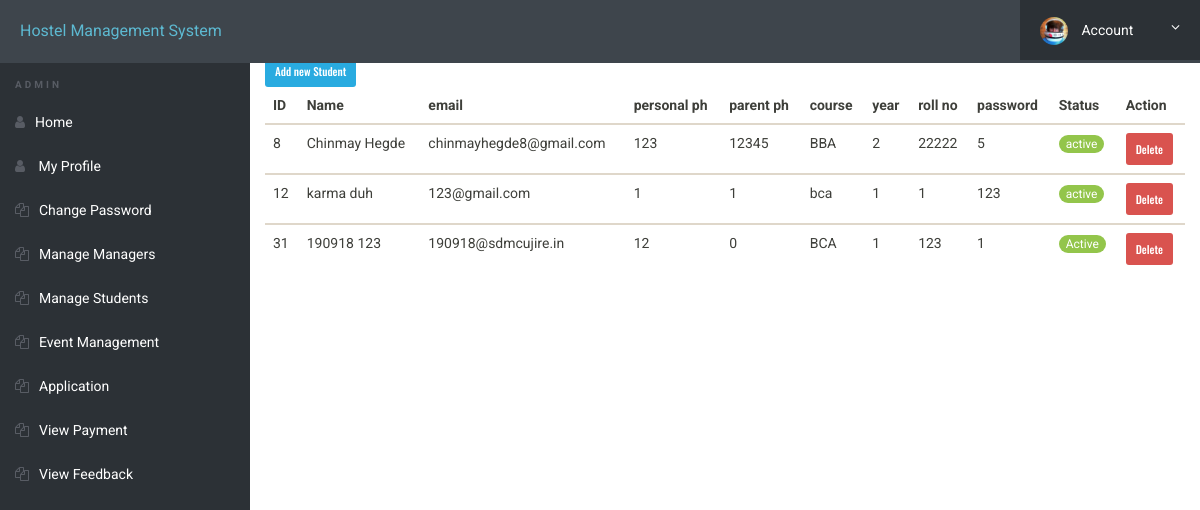
The app's page /admin/active_Students.inc.php (signed in) with its own data.
### tables this page shows
CREATE TABLE `userdetails` (
  `id` int(11) NOT NULL,
  `fname` varchar(100) NOT NULL,
  `lname` varchar(100) NOT NULL,
  `email` varchar(300) NOT NULL,
  `personalPh` int(11) NOT NULL,
  `parentPh` int(11) NOT NULL,
  `course` varchar(50) NOT NULL,
  `year` int(11) NOT NULL,
  `rollno` int(11) NOT NULL,
  `pswd` varchar(300) NOT NULL,
  `role` varchar(50) NOT NULL,
  `remarks` varchar(500) NOT NULL,
  `status` varchar(300) NOT NULL
);

### admin/active_Students.inc.php (the view, shortened to what this page needs)
<?php
include('../includes/db_connection.php');
?>
<!doctype html>
<html lang="en" class="no-js">
    <head>
        <link rel="stylesheet" href="css/font-awesome.min.css">
        <link rel="stylesheet" href="css/bootstrap.min.css">
        <link rel="stylesheet" href="css/dataTables.bootstrap.min.css">>
        <link rel="stylesheet" href="css/bootstrap-social.css">
        <link rel="stylesheet" href="css/bootstrap-select.css">
        <link rel="stylesheet" href="css/fileinput.min.css">
        <link rel="stylesheet" href="css/awesome-bootstrap-checkbox.css">
        <link rel="stylesheet" href="css/style.css">
    </head>
    <body>
        <?php include('../includes/header.php'); ?>
        <div class="ts-main-content">
            <?php include('../includes/sidebar.php'); ?>
            <div class="content-wrapper">
                <div class="container-fluid">
                    <div>
                        <div>
                            <form action="./add_Student.php" method="post">
                                <button class="btn btn-sm btn-info" name="create_Student">Add new Student</button>
                            </form>
                        </div>
                        <div class="table-responsive">
                            <table class="table align-items-center table-flush">
                                <thead class="thead-light">
                                    <tr>
                                        <th>ID</th>
                                        <th>Name</th>
                                        <th>email</th>
                                        <th>personal ph</th>
                                        <th>parent ph</th>
                                        <th>course</th>
                                        <th>year</th>
                                        <th>roll no</th>
                                        <th>password</th>
                                        <th>Status</th>
                                        <th>Action</th>
                                    </tr>
                                </thead>
                                <?php
                            $sql = "SELECT * FROM userdetails WHERE role = 'student' AND status='active'";
                            if ($result = mysqli_query($con, $sql)) {
                                if (mysqli_num_rows($result) > 0) {
                                    while ($row = mysqli_fetch_assoc($result)) {
                            ?>
                                <tbody>
                                    <form action="./deleteStudent.inc.php" method="POST">
                                        <tr>
                                            <td><?php echo $row['id']; ?></td>
                                            <td><?php echo $row['fname'] . " " . $row['lname']; ?></td>
                                            <td><?php echo $row['email'] ?></td>
                                            <td><?php echo $row['personalPh'] ?></td>
                                            <td><?php echo $row['parentPh'] ?></td>
                                            <td><?php echo $row['course'] ?></td>
                                            <td><?php echo $row['year'] ?></td>
                                            <td><?php echo $row['rollno'] ?></td>
                                            <td><?php echo $row['pswd'] ?></td>
                                            <td><span class="badge badge-warning"><?php echo $row['status'] ?></span>
                                            </td>
                                            <td><button class="btn btn-sm btn-danger" name="delete">
                                                    Delete
                                                </button>
                                            </td>
                                        </tr>
                                    </form>
                                    <?php
                                    }
                                } else {
                                }
                            }
                                ?>
                                </tbody>
                            </table>
                        </div>
                    </div>
                </div>
            </div>
        </div>
    </body>

### includes/header.php (shortened to what this page needs)
<?php if($_SESSION['id'])
{ ?><div class="brand clearfix">
		<a href="#" class="logo" style="font-size:16px;">Hostel Management System</a>
		<ul class="ts-profile-nav">
			<li class="ts-account">
				<a href="#"><img src="img/ts-avatar.jpg" class="ts-avatar hidden-side" alt=""> Account <i class="fa fa-angle-down hidden-side"></i></a>
			</li>
		</ul>
	</div>
	<?php } ?>

### includes/sidebar.php (shortened to what this page needs)
<?php
$role = $_SESSION['role'];
?>
<nav class="ts-sidebar">
    <ul class="ts-sidebar-menu">
        <li class="ts-label"><?php
                          if (isset($_SESSION['role'])) {
                            echo "$role";
                          } else {
                            echo "Guest";
                          }
                          ?></li>
        <?PHP if (isset($_SESSION['id'])) {
      if (isset($_SESSION['role'])) {
        if ($_SESSION['role'] == 'admin') {
    ?>
        <li><a href="../index.php"><i class="fa fa-user"></i>Home</a></li>
        <li><a href="../includes/my-profile.php"><i class="fa fa-user"></i> My Profile</a></li>
        <li><a href="../includes/changePassword.inc.php"><i class="fa fa-files-o"></i>Change Password</a></li>
        <li><a href="managers.inc.php"><i class="fa fa-files-o"></i>Manage Managers</a></li>
        <li><a href="students.inc.php"><i class="fa fa-files-o"></i>Manage Students</a></li>
        <li><a href="events.inc.php"><i class="fa fa-files-o"></i>Event Management</a></li>
        <li><a href=""><i class="fa fa-files-o"></i>Application</a></li>
        <li><a href=""><i class="fa fa-files-o"></i>View Payment</a></li>
        <li><a href="../includes/feedbackView.inc.php"><i class="fa fa-files-o"></i>View Feedback</a></li>
        <?php
        }
      }
        } ?>
    </ul>
</nav>

### admin/css/style.css (style rules this page uses)
html { font-size: 14px; }
@media only screen and (min-width: 480px) { html { font-size: 17px; } }
@media only screen and (min-width: 768px) { html { font-size: 14px; } }
body { font-size: 1em; }
a { color: #37a6c4; }
.btn { font-family: 'Oswald', sans-serif; }
ul, li { margin: 0; padding: 0; list-style: none; }
.btn { text-transform: none; }
.brand { background: #3e454c; position: relative; z-index: 3; position: fixed; width: 100%; top: 0; }
.brand .logo { box-sizing: border-box; padding: 20px; float: left; display: block; width: 200px; }
@media only screen and (min-width: 992px) { .brand .logo { width: 250px; } }
.brand .ts-profile-nav { float: right; display: none; }
.brand .ts-profile-nav li { float: left; position: relative; }
.brand .ts-profile-nav li a { display: block; padding: 20px; color: #fff; }
.brand .ts-profile-nav .ts-account .fa-angle-down { float: right; }
.brand .ts-profile-nav .ts-account > a { width: 180px; background: #2c3136; }
.brand .ts-profile-nav .ts-account .ts-avatar { border-radius: 50%; height: 28px; margin: -10px 0; margin-right: 10px; }
@media only screen and (min-width: 992px) { .brand .ts-profile-nav { display: block; } }
.ts-sidebar { background: #2c3136; max-height: 0; transition: max-height 0.3s; overflow: hidden; position: fixed; z-index: 2; width: 100%; bottom: 0; top: 60px; overflow-y: auto; }
@media only screen and (min-width: 992px) { .ts-sidebar { max-height: 100%; bottom: 0; } }
.ts-sidebar-menu .ts-label { color: #585c64; font-weight: bold; padding: 8px 15px; text-transform: uppercase; font-size: 10px; letter-spacing: 3px; margin-top: 10px; }
.ts-sidebar-menu a { display: block; text-decoration: none; padding: 12px 15px; color: #fff; }
.ts-sidebar-menu li { position: relative; }
.ts-sidebar-menu li i { color: #585c64; margin-right: 10px; }
.ts-main-content .content-wrapper { padding-top: 15px; margin-top: 20px; }
@media only screen and (min-width: 992px) { .ts-main-content .ts-sidebar { width: 250px; float: left; } }
@media only screen and (min-width: 992px) { .ts-main-content .content-wrapper { margin-left: 250px; } }

### records on screen
userdetails: id "8", fname "Chinmay", lname "Hegde", email "chinmayhegde8@gmail.com", personalPh "123", parentPh "12345", course "BBA", year "2", rollno "22222", pswd "5", status "active"
userdetails: id "12", fname "karma", lname "duh", email "123@gmail.com", personalPh "1", parentPh "1", course "bca", year "1", rollno "1", pswd "123", status "active"
userdetails: id "31", fname "190918", lname "123", email "190918@sdmcujire.in", personalPh "12", parentPh "0", course "BCA", year "1", rollno "123", pswd "1", status "Active"

### other values on screen
$role "ADMIN"
